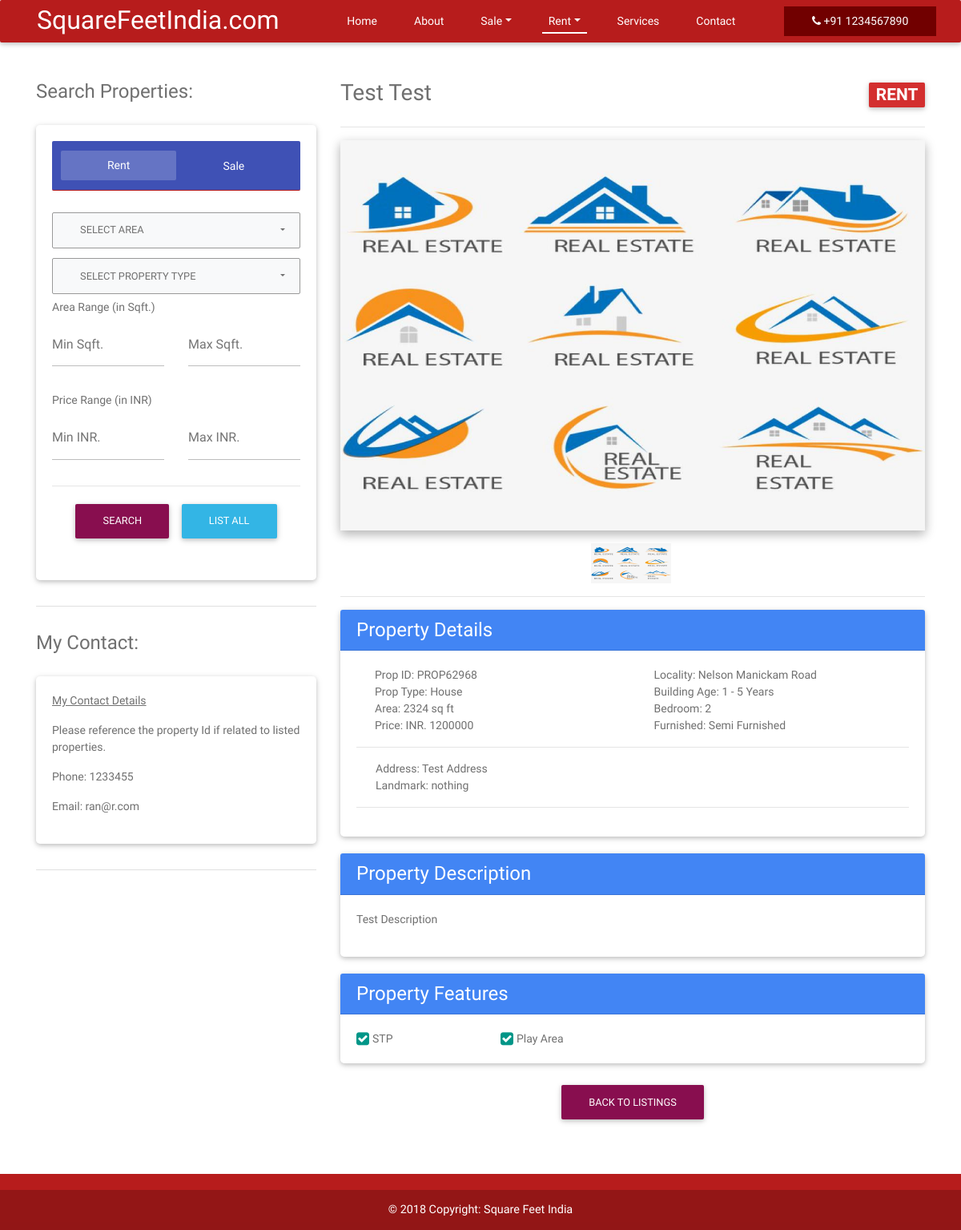
/properties-for-rent-in-chennai/single-property-page.php?propertyid=PROP62968, run on the app's committed database.
### tables this page shows
CREATE TABLE `property_features` (
  `id` int(10) NOT NULL,
  `property_id` int(11) NOT NULL,
  `feature_id` int(11) NOT NULL,
  `created` datetime NOT NULL,
  `modified` datetime NOT NULL
);

CREATE TABLE `property_features_list` (
  `id` int(10) NOT NULL,
  `feature_id` varchar(20) DEFAULT NULL,
  `title` varchar(250) DEFAULT NULL,
  `created` datetime NOT NULL DEFAULT CURRENT_TIMESTAMP,
  `modified` datetime NOT NULL DEFAULT CURRENT_TIMESTAMP
);

### users/user.php (called while the page is built, shortened)
<?php
class User{
    private $dbHost     = "localhost";
    private $dbUsername = "realestate";
    private $dbPassword = "password";
    private $dbName     = "realestate";
    public function __construct(){
        if(!isset($this->db)){
            $conn = new mysqli($this->dbHost, $this->dbUsername, $this->dbPassword, $this->dbName);
            if($conn->connect_error){
                die("Failed to connect with MySQL: " . $conn->connect_error);
            }else{
                $this->db = $conn;
            }
        }
    }
    public function getRows($userTbl, $conditions = array()){
        $sql = 'SELECT ';
        $sql .= array_key_exists("select",$conditions)?$conditions['select']:'*';
        $sql .= ' FROM '. $userTbl;
        if(array_key_exists("where",$conditions)){
            $sql .= ' WHERE ';
            $i = 0;
            foreach($conditions['where'] as $key => $value){
                $pre = ($i > 0)?' AND ':'';
                $sql .= $pre.$key."= '".$value."'";
                $i++;
            }
        }
        $result = $this->db->query($sql);
        if(array_key_exists("return_type",$conditions) && $conditions['return_type'] != 'all'){
            switch($conditions['return_type']){
                case 'single':
                    $data = $result->fetch_assoc();
                    break;
            }
        }else{
            if($result->num_rows > 0){
                while($row = $result->fetch_assoc()){
                    $data[] = $row;
                }
            }
        }
        return !empty($data)?$data:false;
    }
}

### properties-for-rent-in-chennai/single-property-page.php (the view, shortened to what this page needs)
<?php
include '../users/user.php';
$user = new User();
$conditions[]='';
$conditions['where'] = array(
    'property_id' => $_REQUEST['propertyid']
    );
$conditions['return_type'] = 'single';
$property_details = $user->getRows('all_properties', $conditions);
?>
<!DOCTYPE html>
<head>
    <link rel="stylesheet" href="../assets/css/font-awesome.min.css">
    <link href="../assets/css/bootstrap.min.css" rel="stylesheet">
    <link href="../assets/css/mdb.min.css" rel="stylesheet">
    <link href="../assets/css/jquery.bxslider.min.css" rel="stylesheet">
    <link href="../assets/css/bootstrap-select.min.css" rel="stylesheet">
    <link href="../assets/css/style.css" rel="stylesheet">
</head>
<body>
<div id="wrapper">
<?php
include '../header/menu.php';
?>
<div class="container">
	<div class="row">
                <div class="col-lg-4 mt-5">
                    <div class="widget-wrapper wow fadeIn"  data-wow-delay="0.1s">
                        <h4>Search Properties: </h4>
                        <br>
                        <div class="card">
                        	<div class="card-body modal-c-tabs">
								<ul class="nav nav-tabs nav-justified indigo" role="tablist">
									<li class="nav-item">
										<a class="nav-link active" data-toggle="tab" href="#for-rent" role="tab">Rent</a>
									</li>
									<li class="nav-item">
										<a class="nav-link" data-toggle="tab" href="#for-sale" role="tab">Sale</a>
									</li>
								</ul>
								<div class="tab-content">
									<div class="tab-pane fade in show active" id="for-rent" role="tabpanel">
										<br>
										<form method="POST" action="../properties-for-rent-in-chennai/properties-for-rent-in-chennai.php" name="searchfrm">
										  <div class="row">
											<div class="col-md-12">
											<select data-size="7" data-live-search="true" class="selectpicker" data-title="Property Area" data-width="100%" name="property_locality">
											  <option value="" selected>Select Area</option>
											<?php
											  $property_locality = $user->getRows("property_locality");
													?>
											</select>
										  </div>
										  </div>
										<div class="row">
										  <div class="col-md-12">
											<select data-size="7" data-live-search="true" class="selectpicker" data-title="Property Type" data-width="100%" name="property_type">
											  <option value="" selected>Select Property Type</option>
											<?php
											   $prop_condition['where']['prop_status'] = '1';
											  $property_types = $user->getRows("property_types", $prop_condition);
													?>
											</select>
										  </div>
										</div>
										<label>Area Range (in Sqft.)</label>
										<div class="row md-form">
										  <div class="col-md-6">
													<div class="md-form">
														<input type="text" id="area_min" name="area_min" value="" class="form-control">
														<label for="area_min" class="">Min Sqft.</label>
													</div>
										  </div>
										  <div class="col-md-6">
													<div class="md-form">
														<input type="text" id="area_max" name="area_max" value="" class="form-control">
														<label for="area_max" class="">Max Sqft.</label>
													</div>
										  </div>
										</div>
										<label>Price Range (in INR)</label>
										<div class="row md-form">
										  <div class="col-md-6">
													<div class="md-form">
														<input type="text" id="price_min" name="price_min" value="" class="form-control">
														<label for="price_min" class="">Min INR.</label>
													</div>
										  </div>
										  <div class="col-md-6">
													<div class="md-form">
														<input type="text" id="price_max" name="price_max" value="" class="form-control">
														<label for="price_max" class="">Max INR.</label>
													</div>
										  </div>
										</div>
										<hr>
										<div class="row md-form">
										  <div class="col-md-12"><center>
											<button type="submit"  name="search" id="search" class="btn btn-unique">Search</button>
											<button  type="button" name="reset" id="reset" class="btn btn-info" onclick="window.location.assign('properties-for-sale-in-chennai.php')">List All</button></center>
										  </div>
										</div>
									  </form>
									</div>
											<?php
											  $property_locality = $user->getRows("property_locality");
													?>
											<?php
											   $prop_condition['where']['prop_status'] = '2';
											  $property_types = $user->getRows("property_types", $prop_condition);
													?>
								</div>
							</div>
						</div>
                    </div>
                    <div class="widget-wrapper wow fadeIn" data-wow-delay="0.2s">
                        <h4>My Contact:</h4>
                        <br>
                        <div class="card">
                            <div class="card-body">
                                <p><u>My Contact Details</u></p>
                                <p>Please reference the property Id if related to listed properties.</p>
                                <p>Phone: 1233455</p>
                                <p>Email: ran@r.com</p>
                            </div>
                        </div>
                    </div>
                </div>
		<div class="col-md-8">
			  <div class="row mt-5">
			  	<div class="col-md-10">
		        <h2 class="h2-responsive wow fadeIn text-left"><?php echo $property_details['title']; ?></h2>
		    	</div><div class="col-md-2">
		        <h3 class="price text-right"><span class="badge red darken-2"><?php echo $property_details['property_status']; ?></span></h3>
		    	</div>
		      </div>
		        <hr>
  				<div class="view overlay hm-white-light z-depth-1-half mb-3">
					<?php
					    $targetDir = "../assets/images/properties/large/". $_REQUEST['propertyid'] . "/";
					    if(file_exists($targetDir)) {
						    $files = scandir($targetDir);
						    if ( false!==$files ) {
					  ?>
					<ul class="bxslider">
					<?php
						        foreach ( $files as $file ) {
						            if ( '.'!=$file && '..'!=$file) {
						            	echo "<li><img src='" . $targetDir . $file . "' class='img-fluid' alt='" . $file . "' /></li>";
						            }
						        }
					?>
					</ul>
					<?php
						    } else {
							        echo "<img src='../assets/images/properties/large/noimage.jpg' class='img-fluid' alt='No Property Image' /> ";
						    }
						 } else {
							        echo "<img src='../assets/images/properties/large/noimage.jpg' class='img-fluid' alt='No Property Image' /> ";
						 }
					?>
				</div>
              <div id="bx-pager" class="text-center">
					<?php
					    $targetDir = "../assets/images/properties/large/". $_REQUEST['propertyid'] . "/";
					    if(file_exists($targetDir)) {
						    $files = scandir($targetDir);
						    $cnt=0;
						    if ( false!==$files ) {
						        foreach ( $files as $file ) {
						            if ( '.'!=$file && '..'!=$file) {
						            	echo "<a data-slide-index='$cnt' class='mr-1' href=''><img src='" . $targetDir . $file . "' alt='Background' style='width:100px;height:50px;' /></a>";
						            	$cnt++;
						            }
						        }
						    }
						}
					?>
			 </div>
			<hr>
			<div class="card">
				<h4 class="card-header primary-color white-text">Property Details</h4>
				<div class="card-body">
				    	<div class="row ml-2">
							<div class="col-md-6">
								Prop ID: <span><?php echo $property_details['property_id']; ?></span><br>
								Prop Type: <span><?php echo $property_details['property_type']; ?></span><br>
								Area: <span><?php echo $property_details['area']; ?> sq ft</span><br>
								Price: INR. <span><?php echo $property_details['price']; ?></span>
							</div>
							<div class="col-md-6">
								Locality: <span><?php echo $property_details['place']; ?></span><br>
								Building Age: <span><?php echo $property_details['bld_age']; ?></span><br>
								Bedroom: <span><?php echo $property_details['bed_rooms']; ?></span><br>
								Furnished: <span><?php echo $property_details['furnished']; ?>
							</div>
				    	</div>
				    	<hr>
				    	<div class="row mt-3 ml-4">
				    		Address: <?php echo $property_details['address']; ?><br>
				    		Landmark: <?php echo $property_details['landmark']; ?>
				    	</div>
				    	<hr>
				</div>
			</div>
			<br>
			<div class="card">
				<h4 class="card-header primary-color white-text">Property Description</h4>
				<div class="card-body">
						<p>
							<?php echo $property_details['description']; ?>
						</p>
				</div>
			</div>
			<br>
			<div class="card">
				<h4 class="card-header primary-color white-text">Property Features</h4>
				<div class="card-body">
						<?php
								unset($conditions);
						                $conditions[] = "";
						                $conditions['where'] = array(
						                    'property_id' => $property_details['id']
						                );
						                $property_features = $user->getRows('property_features', $conditions);
							            if($property_features) {
						?>
										<div class="row">
										<br>
						<?php
						                foreach ($property_features as $feature) {
							                $conditions['where'] = array(
							                    'id' => $feature['feature_id']
							                );
							                $conditions['return_type'] = 'single';
						                	$feature_name = $user->getRows('property_features_list', $conditions);
											echo "<div class='col-md-3'><i class='fa fa-check-square fa-lg mr-1 teal-text'> </i>" . $feature_name['title'] . "</div>" ;
										}
									}
						?>
										</div>
				</div>
			</div>
			<br><div class="row justify-content-md-center">
       			<a href="javascript:history.back()" class="btn btn-unique">Back to Listings</a></div>
		</div>
	</div>
</div>
		<br><br>
<?php
include '../footer/footer.php';
?>
</div>
</body>
</html>

### assets/css/style.css (style rules this page uses)
body { color:#707070; font-size: 14px; }
#wrapper { background-color:#fff; }
body,h1,h2,h3,h4,h5,h6,input[type="text"],input[type="password"],input[type="email"],textarea,select,input[type="button"],input[type="submit"],button,#tiptip_content { font-family:"Varela Round","HelveticaNeue","Helvetica Neue",Helvetica,Arial,sans-serif;text-transform:none; }
.md-form, .md-form .btn { margin-bottom: 1rem; }
.modal-c-tabs > ul.nav-tabs { border:0px; padding: .7rem; border-bottom: 1px solid #b71c1c; z-index: 2; position: relative; border-radius: 2px; }
.nav-tabs .nav-item.open .nav-link, .nav-tabs .nav-link.active { background-color: rgba(255,255,255,.2); color: #fff; -webkit-transition: all 1s; transition: all 1s; border-radius: 2px; border:0; }
.nav-tabs .nav-item.open .nav-link, .nav-tabs .nav-link { color: #fff; }
.nav-tabs .nav-item.open .nav-link, .nav-tabs .nav-link { border-color: transparent; }
.btn, .btn-link, .dropdown-item { font-weight: 400; }
button, input, optgroup, select, textarea { margin: 0; font-family: inherit; font-size: inherit; line-height: inherit; }
[role=button], a, area, button, input, label, select, summary, textarea { -ms-touch-action: manipulation; touch-action: manipulation; }
button, hr, input { overflow: visible; }

### properties-for-rent-in-chennai/single-property-page.php (style rules this page uses)
.widget-wrapper { padding-bottom: 2rem; border-bottom: 1px solid #e0e0e0; margin-bottom: 2rem; }
.card { font-weight: 300; }

### data on the page
property_features: property_features_list.title "STP"
property_features: property_features_list.title "Play Area"

### other printed values
$property_details['title'] "Test Test"
$property_details['property_status'] "RENT"
$property_details['property_id'] "PROP62968"
$property_details['property_type'] "House"
$property_details['area'] "2324"
$property_details['price'] "1200000"
$property_details['place'] "Nelson Manickam Road"
$property_details['bld_age'] "1 - 5 Years"
$property_details['bed_rooms'] "2"
$property_details['furnished'] "Semi Furnished"
$property_details['address'] "Test Address"
$property_details['landmark'] "nothing"
$property_details['description'] "Test Description"
